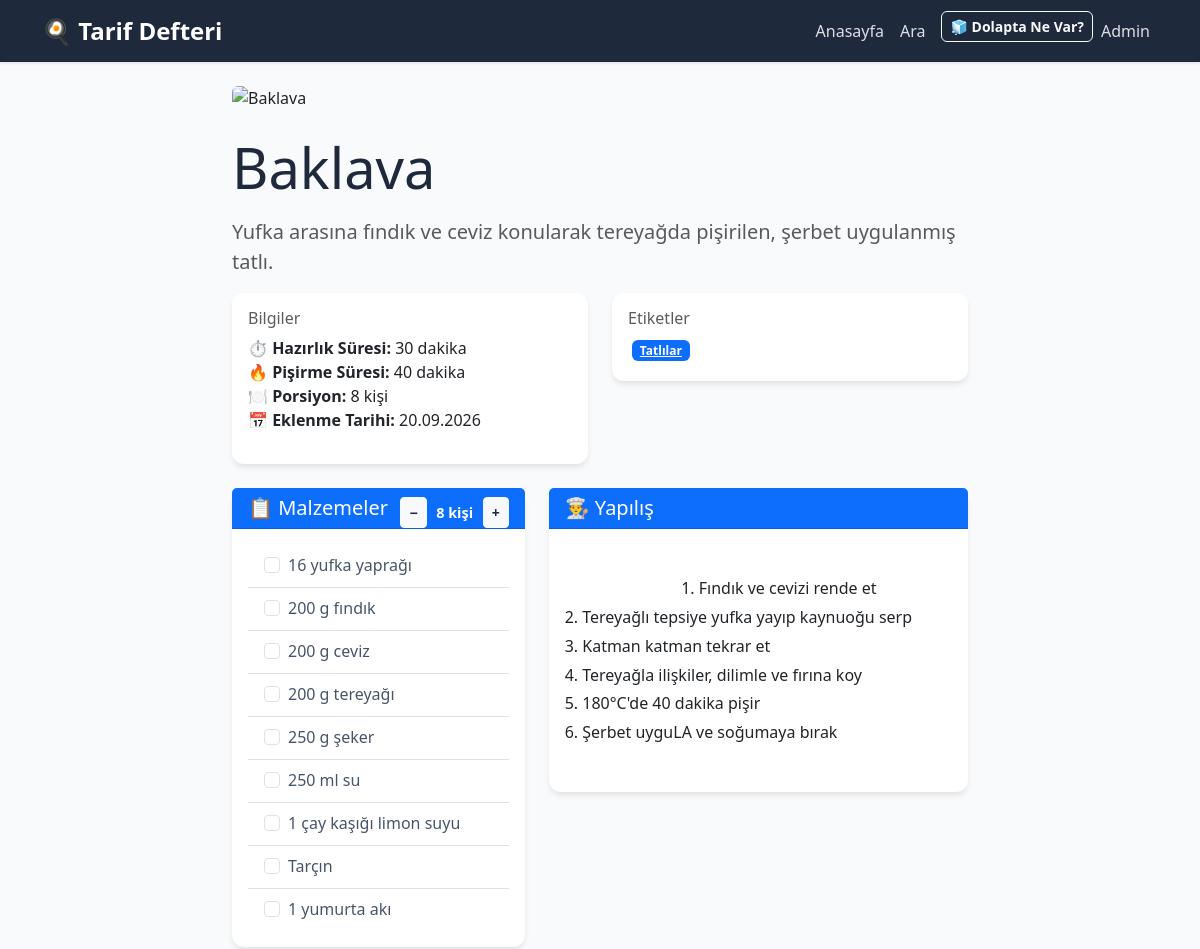
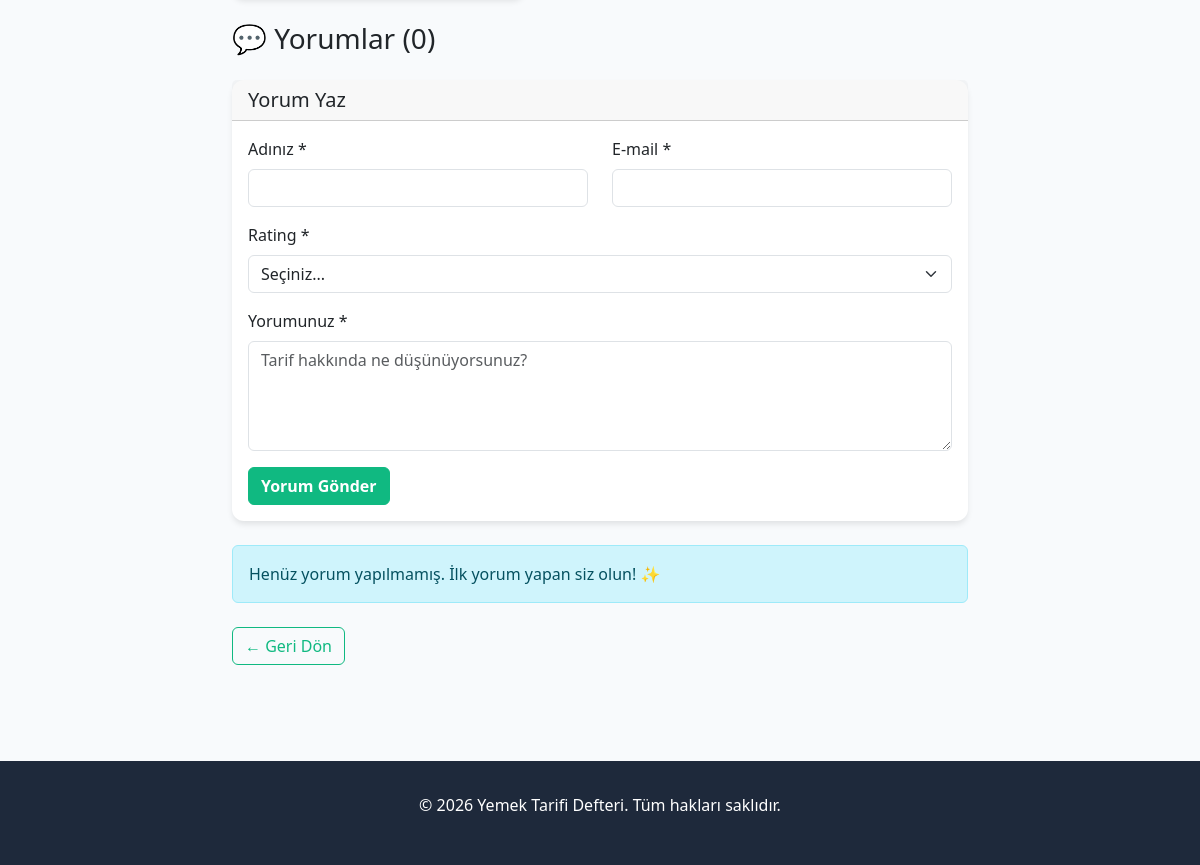
Screenshot of /tarif/baklava with the database file from the repository (2 pictures, top to bottom).
### models.py (models this page shows, shortened)
class Recipe(db.Model):
    __tablename__ = 'recipe'
    id = db.Column(db.Integer, primary_key=True)
    title = db.Column(db.String(255), nullable=False, unique=True, index=True)
    slug = db.Column(db.String(255), nullable=False, unique=True, index=True)
    description = db.Column(db.Text, nullable=True)
    ingredients = db.Column(JSON, nullable=False, default=list)  # JSON array
    instructions = db.Column(db.Text, nullable=False)
    image_url = db.Column(db.String(255), nullable=True)
    prep_time = db.Column(db.Integer, nullable=True)  # minutes
    cook_time = db.Column(db.Integer, nullable=True)  # minutes
    servings = db.Column(db.Integer, nullable=True, default=4)
    created_at = db.Column(db.DateTime, nullable=False, default=datetime.utcnow, index=True)
    updated_at = db.Column(db.DateTime, nullable=False, default=datetime.utcnow, onupdate=datetime.utcnow)
    tags = db.relationship(
        'Tag',
        secondary=recipe_tags,
        backref=db.backref('recipes', lazy='dynamic'),
        lazy='dynamic'
    )

class Tag(db.Model):
    __tablename__ = 'tag'
    id = db.Column(db.Integer, primary_key=True)
    name = db.Column(db.String(100), nullable=False, unique=True, index=True)
    created_at = db.Column(db.DateTime, nullable=False, default=datetime.utcnow)

### application.py (the view, shortened to what this page needs)
    @app.route('/tarif/<slug>', methods=['GET', 'POST'])
    def recipe_detail(slug):
        recipe = Recipe.query.filter_by(slug=slug).first_or_404()
        comments = Comment.query.filter_by(recipe_id=recipe.id).order_by(Comment.created_at.desc()).all()
        return render_template('recipe_detail.html', recipe=recipe, comments=comments)

### templates/recipe_detail.html (shortened to what this page needs)
{% extends 'base.html' %}
{% block content %}
<div class="row">
    <div class="col-lg-8 mx-auto">
        <img src="{{ recipe.image_url if recipe.image_url else 'https://images.unsplash.com/photo-1546069901-ba9599a7e63c?auto=format&fit=crop&w=600&q=80' }}"
             alt="{{ recipe.title }}"
             class="img-fluid rounded mb-4 w-100"
             style="max-height: 400px; object-fit: cover;"
             onerror="this.onerror=null;this.src='https://images.unsplash.com/photo-1498837167922-ddd27525d352?auto=format&fit=crop&w=600&q=80';">
        <div class="mb-4">
            <h1 class="display-4 mb-3" style="text-transform: capitalize; color: #1e293b;">{{ recipe.title }}</h1>
            {% if recipe.description %}
                <p class="lead text-muted">{{ recipe.description }}</p>
            {% endif %}
            <div class="row mb-4">
                <div class="col-md-6">
                    <div class="card">
                        <div class="card-body">
                            <h6 class="card-title text-muted">Bilgiler</h6>
                            <ul class="list-unstyled">
                                {% if recipe.prep_time %}
                                    <li><strong>⏱️ Hazırlık Süresi:</strong> {{ recipe.prep_time }} dakika</li>
                                {% endif %}
                                {% if recipe.cook_time %}
                                    <li><strong>🔥 Pişirme Süresi:</strong> {{ recipe.cook_time }} dakika</li>
                                {% endif %}
                                {% if recipe.servings %}
                                    <li><strong>🍽️ Porsiyon:</strong> {{ recipe.servings }} kişi</li>
                                {% endif %}
                                <li><strong>📅 Eklenme Tarihi:</strong> {{ recipe.created_at.strftime('%d.%m.%Y') }}</li>
                            </ul>
                        </div>
                    </div>
                </div>
                {% if recipe.tags %}
                    <div class="col-md-6">
                        <div class="card">
                            <div class="card-body">
                                <h6 class="card-title text-muted">Etiketler</h6>
                                <div>
                                    {% for tag in recipe.tags %}
                                        <a href="{{ url_for('search', tags=[tag.id]) }}" class="badge bg-primary badge-tag">{{ tag.name }}</a>
                                    {% endfor %}
                                </div>
                            </div>
                        </div>
                    </div>
                {% endif %}
            </div>
        </div>
        <div class="row">
            <div class="col-md-5">
                <div class="card mb-4">
                    <div class="card-header bg-primary text-white">
                        <div class="d-flex justify-content-between align-items-center">
                            <h5 class="mb-0">📋 Malzemeler</h5>
                            <div class="d-flex align-items-center gap-2" style="margin-bottom: -0.5rem;">
                                <button type="button" class="btn btn-sm btn-light" onclick="decreaseServings()" style="border-radius: 4px; padding: 4px 8px; font-weight: bold; color: #1e293b;">−</button>
                                <span id="servings-display" style="min-width: 40px; text-align: center; font-weight: 600; color: white; font-size: 0.9rem;">{{ recipe.servings or 2 }} kişi</span>
                                <button type="button" class="btn btn-sm btn-light" onclick="increaseServings()" style="border-radius: 4px; padding: 4px 8px; font-weight: bold; color: #1e293b;">+</button>
                            </div>
                        </div>
                    </div>
                    <div class="card-body">
                        <div id="ingredients-container">
                            <ul class="list-group list-group-flush">
                                {% for ingredient in recipe.ingredients %}
                                    <li class="list-group-item ingredient-item" data-original="{{ ingredient }}">
                                        <div class="form-check">
                                            <input class="form-check-input" type="checkbox" id="ingredient-{{ loop.index }}">
                                            <label class="form-check-label" for="ingredient-{{ loop.index }}" style="color: #475569; font-weight: 500;">
                                                <span class="ingredient-text">{{ ingredient }}</span>
                                            </label>
                                        </div>
                                    </li>
                                {% endfor %}
                            </ul>
                        </div>
                    </div>
                </div>
            </div>
            <div class="col-md-7">
                <div class="card mb-4">
                    <div class="card-header bg-primary text-white">
                        <h5 class="mb-0">👨‍🍳 Yapılış</h5>
                    </div>
                    <div class="card-body">
                        <div class="recipe-instructions">
                            {{ recipe.instructions | safe }}
                        </div>
                    </div>
                </div>
            </div>
        </div>
        <div class="mb-4">
            <h3 class="mb-4">💬 Yorumlar ({{ comments|length }})</h3>
            <div class="card mb-4">
                <div class="card-header">
                    <h5 class="mb-0">Yorum Yaz</h5>
                </div>
                <div class="card-body">
                    <form method="post" action="{{ url_for('recipe_detail', slug=recipe.slug) }}">
                        <div class="row mb-3">
                            <div class="col-md-6">
                                <label for="author_name" class="form-label">Adınız *</label>
                                <input type="text" class="form-control" id="author_name" name="author_name" required>
                            </div>
                            <div class="col-md-6">
                                <label for="author_email" class="form-label">E-mail *</label>
                                <input type="email" class="form-control" id="author_email" name="author_email" required>
                            </div>
                        </div>
                        <div class="mb-3">
                            <label for="rating" class="form-label">Rating *</label>
                            <select class="form-select" id="rating" name="rating" required>
                                <option value="">Seçiniz...</option>
                            </select>
                        </div>
                        <div class="mb-3">
                            <label for="comment_text" class="form-label">Yorumunuz *</label>
                            <textarea class="form-control" id="comment_text" name="comment_text" rows="4" placeholder="Tarif hakkında ne düşünüyorsunuz?" required></textarea>
                        </div>
                        <button type="submit" class="btn btn-primary">Yorum Gönder</button>
                    </form>
                </div>
            </div>
            {% if comments %}
                <div>
                    {% for comment in comments %}
                        <div class="card mb-3">
                            <div class="card-body">
                                <div class="d-flex justify-content-between align-items-start mb-2">
                                    <div>
                                        <h6 class="card-title mb-1">{{ comment.author_name }}</h6>
                                        <div class="mb-2">
                                            {% for i in range(comment.rating) %}
                                                <span class="text-warning">⭐</span>
                                            {% endfor %}
                                            {% for i in range(5 - comment.rating) %}
                                                <span class="text-muted">☆</span>
                                            {% endfor %}
                                        </div>
                                    </div>
                                    <small class="text-muted">{{ comment.created_at.strftime('%d.%m.%Y %H:%M') }}</small>
                                </div>
                                <p class="card-text">{{ comment.text }}</p>
                            </div>
                        </div>
                    {% endfor %}
                </div>
            {% else %}
                <div class="alert alert-info">
                    Henüz yorum yapılmamış. İlk yorum yapan siz olun! ✨
                </div>
            {% endif %}
        </div>
        <div class="mb-4">
            <a href="{{ url_for('index') }}" class="btn btn-outline-primary">← Geri Dön</a>
        </div>
    </div>
</div>
{% endblock %}

### templates/recipe_detail.html (style rules this page uses)
.recipe-instructions { white-space: pre-wrap; word-wrap: break-word; line-height: 1.8; }
.list-group-item { border-left: 4px solid #667eea; }
.ingredient-item { color: #475569; }

### rows the page displays
Recipe: title "Baklava", description "Yufka arasına fındık ve ceviz konularak tereyağda pişirilen, şerbet uygulanmış tatlı.", prep_time "30", cook_time "40", servings "8", created_at "20.09.2026", instructions "1. Fındık ve cevizi rende et 2. Tereyağlı tepsiye yufka yayıp kaynuoğu serp 3. Katman katman tekrar et 4. Tereyağla ilişkiler, dilimle ve fırına koy 5. 180°C'de 40 dakika pişir 6. Şerbet uyguLA ve soğumaya bırak"
Tag: name "Tatlılar"

### other values shown
{{ comments|length }} "0"
